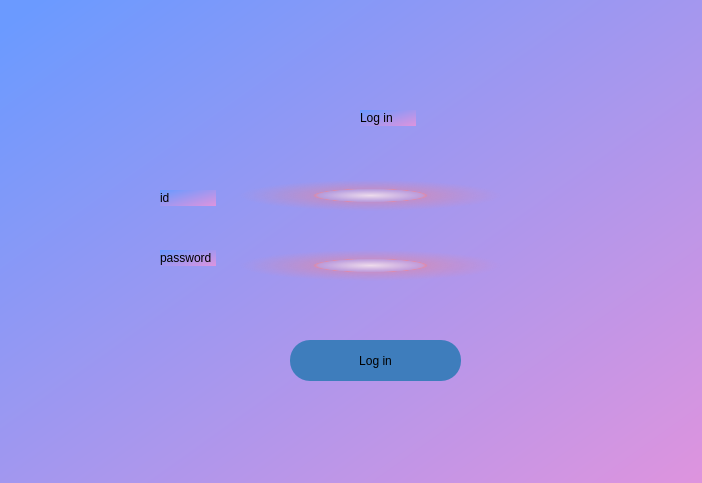
<?xml version="1.0" encoding="UTF-8"?>
<ui version="4.0">
 <class>login</class>
 <widget class="QDialog" name="login">
  <property name="geometry">
   <rect>
    <x>0</x>
    <y>0</y>
    <width>702</width>
    <height>483</height>
   </rect>
  </property>
  <property name="windowTitle">
   <string>Dialog</string>
  </property>
  <property name="styleSheet">
   <string notr="true">background-color: qlineargradient(spread:pad, x1:0.0105263, y1:0.051, x2:1, y2:1, stop:0 rgba(107, 154, 255, 255), stop:1 rgba(222, 148, 222, 255));</string>
  </property>
  <widget class="QLabel" name="label_20">
   <property name="geometry">
    <rect>
     <x>360</x>
     <y>110</y>
     <width>56</width>
     <height>16</height>
    </rect>
   </property>
   <property name="text">
    <string>Log in</string>
   </property>
  </widget>
  <widget class="QLineEdit" name="contrat_pass_login">
   <property name="geometry">
    <rect>
     <x>240</x>
     <y>250</y>
     <width>261</width>
     <height>31</height>
    </rect>
   </property>
   <property name="styleSheet">
    <string notr="true">border-radius:20px;
background-color: qradialgradient(spread:pad, cx:0.5, cy:0.5, radius:0.5, fx:0.5, fy:0.5, stop:0 rgba(255, 235, 235, 206), stop:0.35 rgba(255, 188, 188, 80), stop:0.4 rgba(255, 162, 162, 80), stop:0.425 rgba(255, 132, 132, 156), stop:0.44 rgba(252, 128, 128, 80), stop:1 rgba(255, 255, 255, 0));</string>
   </property>
  </widget>
  <widget class="QLineEdit" name="contrat_id_login">
   <property name="geometry">
    <rect>
     <x>240</x>
     <y>180</y>
     <width>261</width>
     <height>31</height>
    </rect>
   </property>
   <property name="styleSheet">
    <string notr="true">border-radius:20px;
background-color: qradialgradient(spread:pad, cx:0.5, cy:0.5, radius:0.5, fx:0.5, fy:0.5, stop:0 rgba(255, 235, 235, 206), stop:0.35 rgba(255, 188, 188, 80), stop:0.4 rgba(255, 162, 162, 80), stop:0.425 rgba(255, 132, 132, 156), stop:0.44 rgba(252, 128, 128, 80), stop:1 rgba(255, 255, 255, 0));</string>
   </property>
  </widget>
  <widget class="QPushButton" name="pushButton">
   <property name="geometry">
    <rect>
     <x>290</x>
     <y>340</y>
     <width>171</width>
     <height>41</height>
    </rect>
   </property>
   <property name="styleSheet">
    <string notr="true">border-radius:20px;
background-color: rgb(62, 125, 188);</string>
   </property>
   <property name="text">
    <string>Log in</string>
   </property>
  </widget>
  <widget class="QLabel" name="label">
   <property name="geometry">
    <rect>
     <x>160</x>
     <y>190</y>
     <width>56</width>
     <height>16</height>
    </rect>
   </property>
   <property name="text">
    <string>id</string>
   </property>
  </widget>
  <widget class="QLabel" name="label_2">
   <property name="geometry">
    <rect>
     <x>160</x>
     <y>250</y>
     <width>56</width>
     <height>16</height>
    </rect>
   </property>
   <property name="text">
    <string>password</string>
   </property>
  </widget>
 </widget>
 <resources/>
 <connections/>
</ui>
